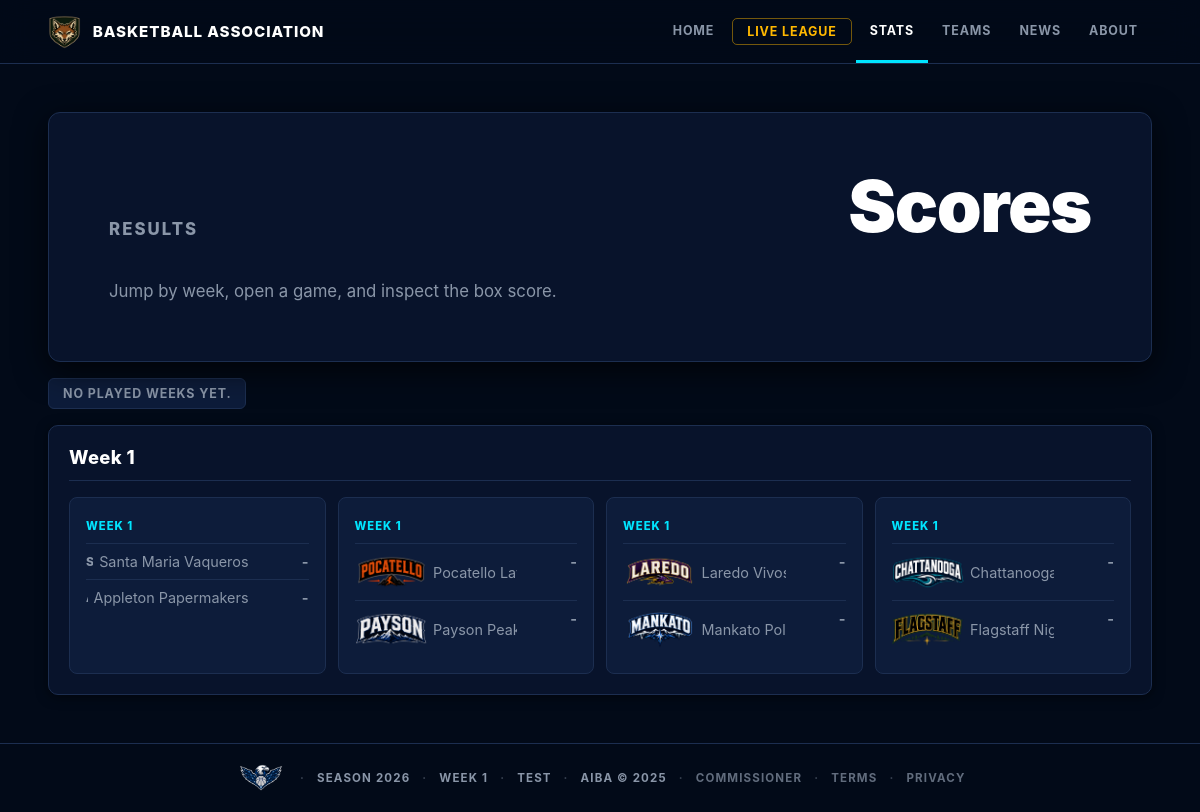
The app's page /scores/week/1 with its own data.
### tables this page shows
CREATE TABLE games (
            id           INTEGER PRIMARY KEY,
            home_team_id INTEGER NOT NULL REFERENCES teams(id),
            away_team_id INTEGER NOT NULL REFERENCES teams(id),
            week         INTEGER NOT NULL,
            season_year  INTEGER NOT NULL,
            home_score   INTEGER,
            away_score   INTEGER,
            played       INTEGER DEFAULT 0
        , q1_home INTEGER, q2_home INTEGER, q3_home INTEGER, q4_home INTEGER, q1_away INTEGER, q2_away INTEGER, q3_away INTEGER, q4_away INTEGER, mvp_player_id INTEGER, playoff_series_id INTEGER, possessions INTEGER);

CREATE TABLE league_state (
            id           INTEGER PRIMARY KEY,
            current_week INTEGER DEFAULT 1,
            season_year  INTEGER DEFAULT 2026,
            mode         TEXT DEFAULT 'test',
            official_started INTEGER DEFAULT 0,
            offseason_stage TEXT,
            offseason_from_season INTEGER,
            last_updated TEXT
        , phase TEXT DEFAULT 'regular_season');

### web_app.py (the view)
@app.route("/scores")
@app.route("/scores/week/<int:week>")
def scores(week=None):
    def load(conn):
        state = q.get_state(conn)
        if not state:
            return None
        selected_week, games = q.games_for_week(conn, state["season_year"], week=week)
        return {
            "state": state,
            "selected_week": selected_week,
            "played_weeks": q.get_played_weeks(conn, state["season_year"]),
            "games": games,
        }
    data = with_conn(load)
    if not data:
        return render_no_league()
    return render_template("scores.html", **data, active="scores")

### league/database.py (called while the page is built)
def get_connection():
    url = os.environ.get("DATABASE_URL")
    if url:
        import psycopg2
        from urllib.parse import urlparse, unquote
        url = url.strip()
        p = urlparse(url)
        pg = psycopg2.connect(
            host=p.hostname,
            port=p.port or 5432,
            dbname=p.path.lstrip("/"),
            user=p.username,
            password=unquote(p.password, encoding="latin-1") if p.password else None,
        )
        pg.autocommit = False
        return _PGConn(pg)
    else:
        conn = sqlite3.connect(DB_PATH)
        conn.row_factory = sqlite3.Row
        conn.execute("PRAGMA foreign_keys = ON")
        return conn

### league/web_queries.py (called while the page is built)
def dicts(rows):
    return [dict(row) for row in rows]

def one(row):
    return dict(row) if row else None

def get_state(conn):
    return one(conn.execute("SELECT * FROM league_state WHERE id = 1").fetchone())

def get_site_chrome(conn):
    return {
        "state": get_state(conn),
        "teams": dicts(conn.execute(
            "SELECT id, city, name, abbreviation FROM teams ORDER BY city"
        ).fetchall()),
    }

def get_played_weeks(conn, season_year):
    return [
        row["week"]
        for row in conn.execute("""
            SELECT DISTINCT week
            FROM games
            WHERE season_year = ? AND played = 1
            ORDER BY week DESC
        """, (season_year,)).fetchall()
    ]

### web_app.py (called while the page is built)
def with_conn(callback):
    conn = get_connection()
    try:
        return callback(conn)
    finally:
        conn.close()

@app.context_processor
def inject_chrome():
    def load():
        return with_conn(q.get_site_chrome)
    try:
        chrome = load()
    except Exception:
        chrome = {"state": None, "teams": []}
    return chrome

### templates/scores.html (shortened to what this page needs)
{% extends "base.html" %}
{% from "partials.html" import game_card %}
{% block content %}
<section class="page-hero compact">
  <p class="eyebrow">Results</p>
  <h1>Scores</h1>
  <p>Jump by week, open a game, and inspect the box score.</p>
</section>
<section class="filters">
  {% for week in played_weeks %}
    <a class="{{ 'active' if selected_week == week else '' }}" href="{{ url_for('scores', week=week) }}">Week {{ week }}</a>
  {% else %}
    <span>No played weeks yet.</span>
  {% endfor %}
</section>
<section class="panel full">
  <div class="section-head">
    <h2>{{ "Week " ~ selected_week if selected_week else "No results yet" }}</h2>
  </div>
  <div class="score-grid">
    {% for game in games %}
      {{ game_card(game) }}
    {% else %}
      <p class="empty">No games have been played yet.</p>
    {% endfor %}
  </div>
</section>
{% endblock %}

### templates/base.html (shortened to what this page needs)
<!doctype html>
<html lang="en">
<head>
  <link rel="stylesheet" href="{{ url_for('static', filename='site.css') }}">
</head>
<body>
  <header class="site-header">
    <a class="brand" href="{{ url_for('home') }}">
      <img src="{{ url_for('static', filename='images/league/primary.png') }}"
           alt="AIBA"
           class="brand-logo"
           onerror="this.style.display='none';this.nextElementSibling.style.display='inline-flex'">
      <span class="brand-copy">Basketball Association</span>
    </a>
    <nav class="nav" aria-label="Primary">
      <a class="{{ 'active' if active == 'home' else '' }}" href="{{ url_for('home') }}">Home</a>
      <a class="nav-cta {{ 'active' if active == 'live_league' else '' }}" href="{{ url_for('live_league') }}">Live League</a>
      <div class="nav-group">
        <a class="{{ 'active' if active in ('standings','scores','leaders') else '' }}" href="{{ url_for('standings') }}">Stats</a>
      </div>
      <div class="nav-group">
        <a class="{{ 'active' if active in ('teams','players') else '' }}" href="{{ url_for('teams') }}">Teams</a>
      </div>
      <a class="{{ 'active' if active == 'news' else '' }}" href="{{ url_for('news') }}">News</a>
      <div class="nav-group">
        <a class="{{ 'active' if active in ('about','contact') else '' }}" href="{{ url_for('about') }}">About</a>
      </div>
    </nav>
  </header>
  <main>
    {% block content %}{% endblock %}
  </main>
  <footer class="footer">
    <img src="{{ url_for('static', filename='images/league/secondary.png') }}"
         alt="AIBA"
         class="logo-league-secondary"
         onerror="this.style.display='none'">
    <span>Season {{ state.season_year if state else "—" }}</span>
    <span>Week {{ state.current_week if state else "—" }}</span>
    <span>{{ state.mode|upper if state else "NO LEAGUE" }}</span>
    <span>AIBA &copy; 2025</span>
    <span><a href="{{ url_for('commissioner') }}" style="color:inherit;opacity:0.7;">Commissioner</a></span>
    <span><a href="{{ url_for('terms') }}" style="color:inherit;opacity:0.7;">Terms</a></span>
    <span><a href="{{ url_for('privacy') }}" style="color:inherit;opacity:0.7;">Privacy</a></span>
  </footer>
</body>
</html>

### templates/partials.html (shortened to what this page needs)
{% macro team_logo(abbr, type, css_class='') %}{% if abbr %}<img src="/static/images/teams/{{ abbr }}/{{ type }}.png" alt="{{ abbr }}" class="{{ css_class }}" onerror="this.style.display='none';this.nextElementSibling.style.display='inline'"><span style="display:none;font-size:0.75rem;font-weight:800;letter-spacing:0.06em;">{{ abbr }}</span>{% endif %}{% endmacro %}
{% macro game_card(game) %}
  <article class="score-card">
    <a class="score-week" href="{{ url_for('game_page', game_id=game.id) }}">Week {{ game.week }}</a>
    <div class="score-row {{ 'winner' if game.home_score and game.home_score > game.away_score else '' }}">
      <span class="score-team">
        {{ team_logo(game.home_abbr, 'citymark', 'logo-citymark') }}
        {{ game.home_name }}
      </span>
      <strong>{{ game.home_score if game.played or game.home_score is not none else "-" }}</strong>
    </div>
    <div class="score-row {{ 'winner' if game.away_score and game.away_score > game.home_score else '' }}">
      <span class="score-team">
        {{ team_logo(game.away_abbr, 'citymark', 'logo-citymark') }}
        {{ game.away_name }}
      </span>
      <strong>{{ game.away_score if game.played or game.away_score is not none else "-" }}</strong>
    </div>
  </article>
{% endmacro %}

### records on screen
games: week "1", home_name "Santa Maria Vaqueros", played "-", away_name "Appleton Papermakers"
games: week "1", shows a picture, home_name "Pocatello…", played "-", away_name "Payson Pe…"
games: week "1", shows a picture, home_name "Laredo Vi…", played "-", away_name "Mankato P…"
games: week "1", shows a picture, home_name "Chattanoo…", played "-", away_name "Flagstaff…"
league_state: season_year "2026", current_week "1", mode "TEST"

### other values on screen
{{ "Week " ~ selected_week if selected_week else "No results yet" }} "Week 1"
